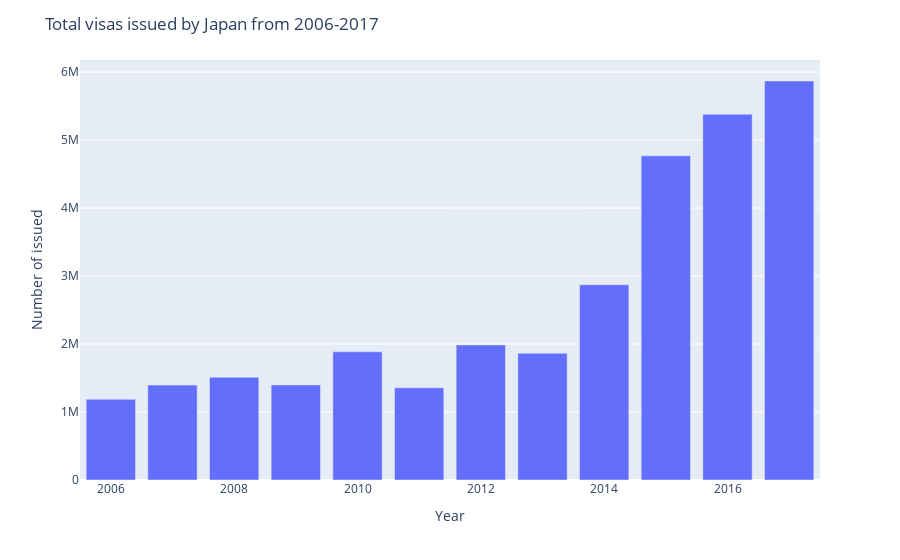

Source (notebook cell):
### Code cell
# Plot total visas issued by Japan from 2006-2017
import plotly.express as px
total = visas[visas["Country"] == "total"] # Pull country totals
visas = visas[visas["Country"] != "total"].reset_index(drop=True) # Delete non-total rows

fig = px.bar(total, x="Year", y="Number of issued")
fig.update_layout(title="Total visas issued by Japan from 2006-2017")
fig.show()

### Figure 1 — Plotly figure (JSON) as saved in the notebook; plotly's stock layout.template omitted (floating-point values rounded to 4 significant figures)
{"data": [{"alignmentgroup": "True", "hovertemplate": "Year=%{x}<br>Number of issued=%{y}<extra></extra>", "legendgroup": "", "marker": {"color": "#636efa", "pattern": {"shape": ""}}, "name": "", "offsetgroup": "", "orientation": "v", "showlegend": false, "textposition": "auto", "type": "bar", "x": [2017, 2016, 2015, 2014, 2013, 2012, 2011, 2010, 2009, 2008, 2007, 2006], "xaxis": "x", "y": [5869012, 5381433, 4768286, 2871639, 1864425, 1986539, 1356246, 1885584, 1398756, 1512018, 1396008, 1187218], "yaxis": "y"}], "layout": {"barmode": "relative", "legend": {"tracegroupgap": 0}, "margin": {"t": 60}, "title": {"text": "Total visas issued by Japan from 2006-2017"}, "xaxis": {"anchor": "y", "domain": [0, 1], "title": {"text": "Year"}}, "yaxis": {"anchor": "x", "domain": [0, 1], "title": {"text": "Number of issued"}}}}
